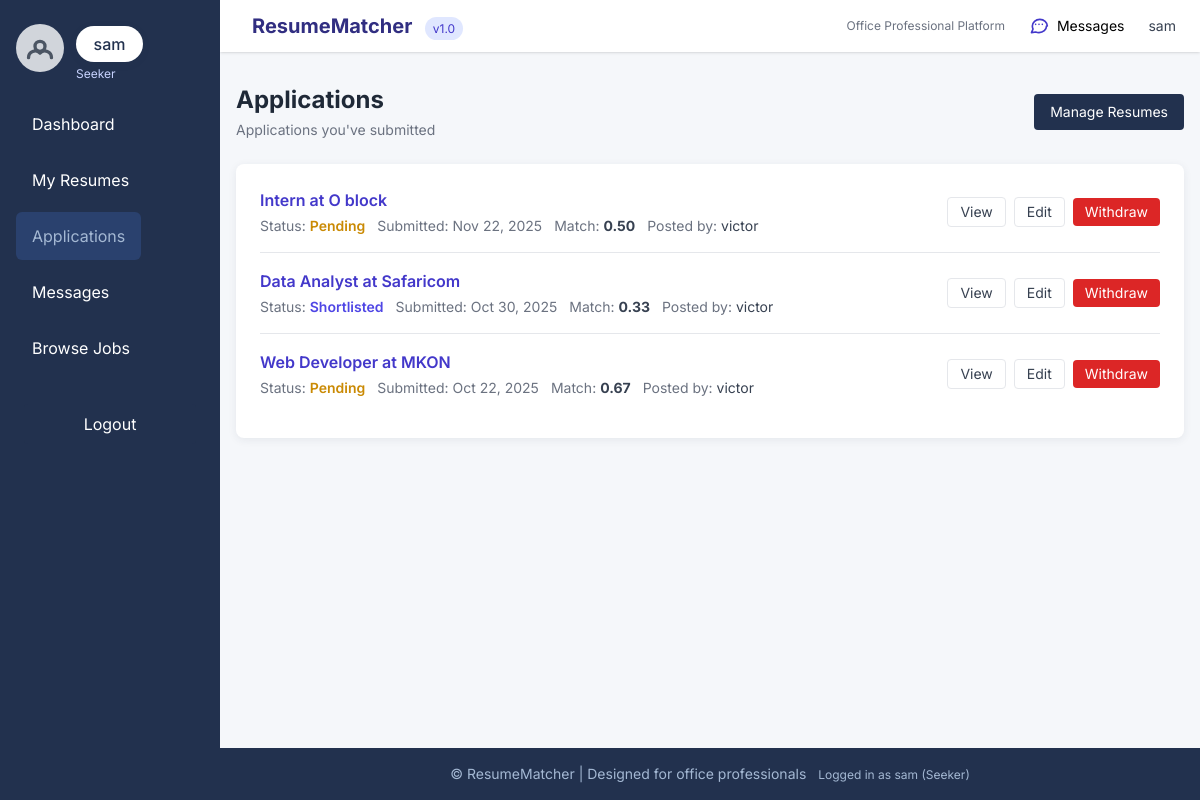
The page /applications/ (signed in) on the database its author committed.
### core/models.py (models this page shows, shortened)
class User(AbstractUser):
    USER_TYPES = (
        ('seeker', 'Job Seeker'),
        ('recruiter', 'Recruiter'),
        ('admin', 'Admin'),
    )
    account_type = models.CharField(max_length=10, choices=USER_TYPES, default='seeker')
    email = models.EmailField(unique=True)
    profile_picture = models.ImageField(upload_to='profiles/', blank=True, null=True)
    created_at = models.DateTimeField(auto_now_add=True)
    updated_at = models.DateTimeField(auto_now=True)
    class Meta:
        db_table = 'users'
        verbose_name = 'User'
        verbose_name_plural = 'Users'

class Application(models.Model):
    STATUS_CHOICES = (
        ('pending', 'Pending'),
        ('shortlisted', 'Shortlisted'),
        ('rejected', 'Rejected'),
        ('hired', 'Hired'),
    )
    application_id = models.AutoField(primary_key=True)
    user = models.ForeignKey(User, on_delete=models.CASCADE, related_name='applications')
    job = models.ForeignKey(Job_Posting, on_delete=models.CASCADE, related_name='applications')
    resume = models.ForeignKey(
        Resume, on_delete=models.SET_NULL, null=True, blank=True, related_name='applications'
    )
    status = models.CharField(max_length=20, choices=STATUS_CHOICES, default='pending')
    match_score = models.FloatField(
        default=0.0,
        validators=[MinValueValidator(0.0), MaxValueValidator(1.0)],
        help_text="AI-generated match score (0-1)"
    )
    ai_feedback = models.TextField(blank=True, null=True)
    submission_date = models.DateTimeField(auto_now_add=True)
    updated_at = models.DateTimeField(auto_now=True)
    class Meta:
        db_table = 'applications'
        constraints = [
            models.UniqueConstraint(fields=['user', 'job'], name='unique_user_job_application')
        ]
        verbose_name = 'Application'
        verbose_name_plural = 'Applications'
        ordering = ['-submission_date']

class Job_Posting(models.Model):
    job_id = models.AutoField(primary_key=True)
    title = models.CharField(max_length=200)
    company = models.CharField(max_length=200)
    location = models.CharField(max_length=100, blank=True)
    description = models.TextField()
    requirements = models.ManyToManyField(Skill, blank=True, related_name='job_postings')
    requirements_text = models.TextField(blank=True, null=True, help_text="Optional free-text requirements")
    salary_range = models.CharField(max_length=50, blank=True, help_text="e.g., 'KES 50,000 - 100,000'")
    posted_by = models.ForeignKey(
        User, on_delete=models.CASCADE, related_name='posted_jobs',
        limit_choices_to={'account_type': 'recruiter'}
    )
    duration_min_months = models.PositiveSmallIntegerField(
        blank=True,
        null=True,
        validators=[MinValueValidator(0), MaxValueValidator(120)],
        help_text="Minimum expected duration in months (0 = open/indefinite)"
    )
    duration_max_months = models.PositiveSmallIntegerField(
        blank=True,
        null=True,
        validators=[MinValueValidator(0), MaxValueValidator(120)],
        help_text="Maximum expected duration in months (leave blank for open-ended)"
    )
    application_deadline = models.DateTimeField(
        blank=True,
        null=True,
        help_text="Optional deadline (date & time). After this time applications will be closed."
    )
    is_active = models.BooleanField(default=True)
    created_at = models.DateTimeField(auto_now_add=True)
    updated_at = models.DateTimeField(auto_now=True)
    class Meta:
        db_table = 'job_postings'
        verbose_name = 'Job Posting'
        verbose_name_plural = 'Job Postings'
        ordering = ['-created_at']

### core/views.py (the view)
# urls.py: path('applications/', views.application_list, name='application_list'),
@login_required
def application_list(request):
    if request.user.account_type == 'recruiter':
        applications = Application.objects.filter(job__posted_by=request.user)
    else:
        applications = Application.objects.filter(user=request.user)
    return render(request, 'applications/application_list.html', {'applications': applications})

### core/templates/applications/application_list.html (shortened to what this page needs)
{% extends "base.html" %}
{% block content %}
<div class="mb-6 flex items-center justify-between">
    <div>
        <h1 class="text-2xl font-bold text-gray-800">Applications</h1>
        <p class="text-sm text-gray-500 mt-1">
            {% if request.user.account_type == 'recruiter' %}
                Applications to your jobs
            {% else %}
                Applications you've submitted
            {% endif %}
        </p>
    </div>
    {% if request.user.account_type != 'recruiter' %}
    <a href="{% url 'resume_list' %}" class="btn-primary px-4 py-2 rounded text-sm">Manage Resumes</a>
    {% endif %}
</div>
<div class="card p-6">
    {% if applications %}
        <ul class="space-y-4">
            {% for application in applications %}
            <li class="flex flex-col sm:flex-row sm:items-center sm:justify-between gap-3 pb-4 border-b last:border-b-0">
                <div class="min-w-0">
                    <a href="{% url 'application_detail' application.pk %}" class="text-indigo-700 font-semibold hover:underline truncate block">
                        {{ application.job.title }} at {{ application.job.company }}
                    </a>
                    <div class="mt-1 flex flex-wrap items-center gap-3 text-sm text-gray-500">
                        <span>
                            Status:
                            <span class="font-semibold
                                {% if application.status == 'hired' %}text-green-600
                                {% elif application.status == 'rejected' %}text-red-600
                                {% elif application.status == 'shortlisted' %}text-indigo-600
                                {% else %}text-yellow-600{% endif %}">
                                {{ application.get_status_display }}
                            </span>
                        </span>
                        <span>Submitted: {{ application.submission_date|date:"M d, Y" }}</span>
                        {% if request.user.account_type == 'recruiter' %}
                            <span>Applicant: <strong class="text-gray-700">{{ application.user.get_full_name|default:application.user.username }}</strong></span>
                            {% if application.resume %}
                                <span>
                                    Resume:
                                    <a href="{% url 'resume_detail' application.resume.pk %}" class="text-indigo-600 hover:underline">
                                        {{ application.resume.summary|default:application.resume.get_skills_as_string|truncatechars:50 }}
                                    </a>
                                </span>
                            {% endif %}
                        {% else %}
                            {% if application.match_score %}
                                <span>Match:
                                    <strong class="text-gray-700">{{ application.match_score|floatformat:2 }}</strong>
                                </span>
                            {% endif %}
                            {% if application.job.posted_by %}
                                <span>Posted by: <span class="text-gray-700">{{ application.job.posted_by.get_full_name|default:application.job.posted_by.username }}</span></span>
                            {% endif %}
                        {% endif %}
                    </div>
                </div>
                <div class="flex items-center gap-2">
                    <a href="{% url 'application_detail' application.pk %}" class="px-3 py-1 rounded border border-gray-200 text-sm text-gray-700 hover:bg-gray-50">View</a>
                    {% if request.user == application.user %}
                        <a href="{% url 'application_update' application.pk %}" class="px-3 py-1 rounded border border-gray-200 text-sm text-gray-700 hover:bg-gray-50">Edit</a>
                        <form action="{% url 'application_delete' application.pk %}" method="post" class="inline" onsubmit="return confirm('Withdraw this application?');">
                            <button type="submit" class="px-3 py-1 rounded bg-red-600 text-white text-sm hover:bg-red-700">Withdraw</button>
                        </form>
                    {% elif request.user == application.job.posted_by %}
                        <a href="{% url 'application_update' application.pk %}" class="px-3 py-1 rounded border border-gray-200 text-sm text-gray-700 hover:bg-gray-50">Update Status</a>
                    {% endif %}
                </div>
            </li>
            {% endfor %}
        </ul>
    {% endif %}
</div>
{% endblock %}

### core/templates/base.html (shortened to what this page needs)
<!DOCTYPE html>
<html lang="en">
<head>
    <script src="https://cdn.tailwindcss.com"></script>
</head>
<body>
    <div id="app-wrap">
        {% if user.is_authenticated %}
        <aside id="app-sidebar" class="sidebar flex flex-col items-start py-6 px-4" role="navigation" aria-label="Main menu">
            <div class="w-full flex items-center justify-between">
                <div class="flex items-center">
                    {% if user.profile_picture %}
                        <img src="{{ user.profile_picture.url }}" alt="Profile Picture" class="profile-pic mb-2">
                    {% else %}
                        <div class="profile-pic mb-2 flex items-center justify-center bg-gray-300 text-gray-600" aria-hidden="true">
                            <svg class="h-10 w-10" fill="none" stroke="currentColor" viewBox="0 0 24 24">
                                <path stroke-linecap="round" stroke-linejoin="round" stroke-width="2"
                                      d="M5.121 17.804A4 4 0 0112 15a4 4 0 016.879 2.804M15 11a3 3 0 11-6 0 3 3 0 016 0z" />
                            </svg>
                        </div>
                    {% endif %}
                    <div class="ml-3">
                        <div class="user-badge mb-1">{{ user.username }}</div>
                        <div class="text-xs text-indigo-200">{{ user.account_type|title }}</div>
                    </div>
                </div>
            </div>
            <nav class="nav-links w-full mt-4" aria-label="User navigation">
                {% if user.account_type == 'seeker' %}
                    <a href="{% url 'seeker_dashboard' %}" class="{% if request.resolver_match.url_name == 'seeker_dashboard' %}active{% endif %}">Dashboard</a>
                    <a href="{% url 'resume_list' %}" class="{% if request.resolver_match.url_name == 'resume_list' %}active{% endif %}">My Resumes</a>
                    <a href="{% url 'application_list' %}" class="{% if request.resolver_match.url_name == 'application_list' %}active{% endif %}">Applications</a>
                    <a href="{% url 'conversations_list' %}" class="{% if request.resolver_match.url_name == 'conversations_list' %}active{% endif %}">
                        Messages
                    </a>
                    <a href="{% url 'job_list' %}" class="{% if request.resolver_match.url_name == 'job_list' %}active{% endif %}">Browse Jobs</a>
                {% else %}
                    <a href="{% url 'job_list' %}">Browse Jobs</a>
                {% endif %}
            </nav>
            <form action="{% url 'logout' %}" method="post" class="mt-8 px-2 w-full">
                <button type="submit" class="btn-primary w-full py-2 rounded">Logout</button>
            </form>
        </aside>
        {% endif %}
        <div id="main-wrap" class="main-content-wrap flex flex-col min-h-screen" role="main">
            {% if user.is_authenticated %}
            <header class="bg-white shadow flex items-center justify-between px-6 py-3">
                <div class="flex items-center space-x-2">
                    <div>
                        <span class="font-bold text-xl text-indigo-900">ResumeMatcher</span>
                        <span class="text-xs bg-indigo-100 text-indigo-700 px-2 py-1 rounded-full ml-2">v1.0</span>
                    </div>
                </div>
                <div class="flex items-center space-x-3">
                    <span class="text-xs text-gray-500 hidden sm:block">Office Professional Platform</span>
                    <a href="{% url 'conversations_list' %}" class="text-sm px-3 py-1 hover:bg-gray-100 rounded hidden sm:inline-flex items-center" title="Messages">
                        Messages
                    </a>
                    <div class="ml-2 text-sm hidden sm:block">
                        <span class="text-gray-700">{{ user.get_full_name|default:user.username }}</span>
                    </div>
                </div>
            </header>
            {% endif %}
            <main class="scrollable-content max-w-5xl mx-auto py-8 px-4 w-full">
                {% block content %}{% endblock %}
            </main>
            <footer class="office-footer py-4 text-center text-sm mt-auto">
                &copy; {{ now|date:"Y" }} ResumeMatcher | Designed for office professionals
                <span class="ml-2 text-xs">
                    {% if user.is_authenticated %}
                        Logged in as {{ user.username }} ({{ user.account_type|title }})
                    {% else %}
                        Guest Mode
                    {% endif %}
                </span>
            </footer>
        </div>
    </div>
</body>
</html>

### core/templates/base.html (style rules this page uses)
html, body { height: 100%; margin: 0; padding: 0; }
body { font-family: 'Inter', Arial, sans-serif; background-color: #f5f7fa; height: 100vh; }
#app-wrap { min-height: 100vh; height: 100vh; display: flex; }
.office-footer { background-color: #22314e; color: #a4b8d3; }
.card { background: #fff; border-radius: 0.5rem; box-shadow: 0 2px 8px rgba(34,49,78,0.08); }
.btn-primary { background: #22314e; color: #fff; }
.sidebar { background: #22314e; min-width: 220px; max-width: 260px; color: #fff; flex-shrink: 0; height: 100vh; position: fixed; left: 0; top: 0; z-index: 40; transition: transform .22s ease; }
.sidebar a { color: #fff; display: block; padding: .75rem 1rem; border-radius: .375rem; transition: background .2s, color .2s; text-align: left; }
.sidebar a:hover, .sidebar .active { background: #2a416e; color: #a4b8d3; }
.sidebar .profile-pic { width: 48px; height: 48px; border-radius: 50%; object-fit: cover; margin-bottom: 0.75rem; }
.user-badge { background: #fff; color: #22314e; padding: .4rem 1.1rem; border-radius: 9999px; font-weight: 500; box-shadow: 0 2px 8px rgba(34,49,78,0.08); }
.nav-links { display: flex; flex-direction: column; align-items: flex-start; gap: 0.5rem; width: 100%; margin-top: 1.5rem; }
.sidebar form { width: 100%; }
.main-content-wrap { margin-left: 220px; width: calc(100vw - 220px); min-height: 100vh; display: flex; flex-direction: column; transition: margin-left .22s ease; }
.scrollable-content { flex: 1 1 auto; overflow-y: auto; padding-bottom: 1rem; }

### rows shown on the page
User: username "sam", account_type "Seeker", get_full_name "sam"
Application: job "Intern", job.company "O block", status "Pending", submission_date "Nov 22, 2025", match_score "0.50", job.posted_by.get_full_name "victor", shows "Edit"
Application: job "Data Analyst", job.company "Safaricom", status "Shortlisted", submission_date "Oct 30, 2025", match_score "0.33", job.posted_by.get_full_name "victor", shows "Edit"
Application: job "Web Developer", job.company "MKON", status "Pending", submission_date "Oct 22, 2025", match_score "0.67", job.posted_by.get_full_name "victor", shows "Edit"
